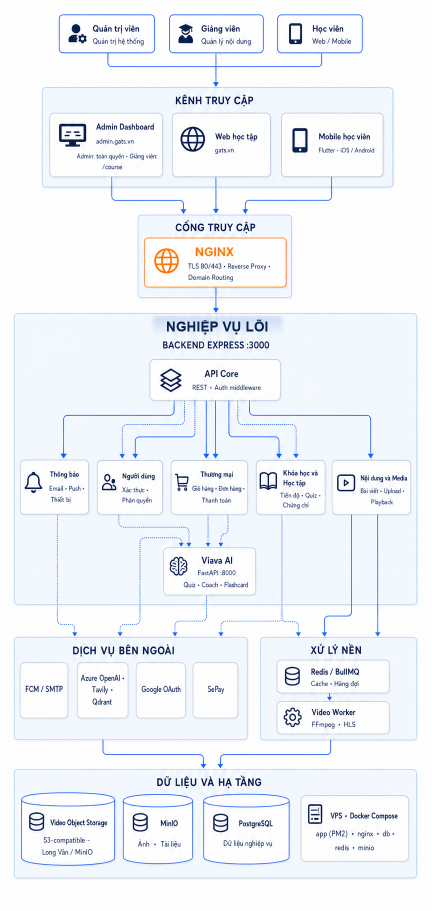
#> input picture docs/gats-architecture-bright-centered.png, 864 x 1821 px (shown at 1/2 size)
$ python fix_centered_architecture_heading.py
#> lines starting #> are read from the running program, lines starting #| are printed output that depends on the picture
from pathlib import Path

from PIL import Image, ImageDraw, ImageFilter, ImageFont


ROOT = Path(__file__).resolve().parents[1]
IMAGE_PATH = ROOT / "docs" / "gats-architecture-bright-centered.png"
FONT_PATH = Path(r"C:\Windows\Fonts\arialbd.ttf")


def main() -> None:
    image = Image.open(IMAGE_PATH).convert("RGB")
#> image is the input picture: PIL image 864x1821 RGB; mean R, G, B 239.9, 243.2, 248.5

    # Remove only the generated heading, rebuilding its pale-blue background
    # from pixels immediately above and below the text.
    left, top, right, bottom = 300, 631, 570, 674
    source = image.load()
    patch = Image.new("RGB", (right - left + 1, bottom - top + 1))
#> patch: PIL image 271x44 RGB; every value is 0
    pixels = patch.load()
    for py in range(patch.height):
        v = py / max(1, patch.height - 1)
        for px in range(patch.width):
            x = left + px
            upper = source[x, top - 5]
            lower = source[x, bottom + 5]
            pixels[px, py] = tuple(
                round(upper[channel] * (1 - v) + lower[channel] * v)
                for channel in range(3)
            )

    mask = Image.new("L", patch.size, 0)
#> mask: PIL image 271x44 L; every value is 0
    mask_draw = ImageDraw.Draw(mask)
    mask_draw.rounded_rectangle((5, 2, patch.width - 6, patch.height - 3), radius=8, fill=255)
    mask = mask.filter(ImageFilter.GaussianBlur(4))
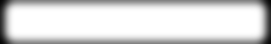
#> mask: PIL image 271x44 L; min 5, max 255, mean 217.4
    image.paste(patch, (left, top), mask)
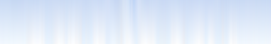
#> patch: PIL image 271x44 RGB; mean R, G, B 222.4, 232.8, 248.2

    draw = ImageDraw.Draw(image)
    font = ImageFont.truetype(str(FONT_PATH), 27)
    draw.text(
        ((left + right) / 2, 653),
        "NGHI\u1ec6P V\u1ee4 L\u00d5I",
        font=font,
        fill=(10, 35, 78),
        anchor="mm",
    )
    image.save(IMAGE_PATH, "PNG", optimize=True)
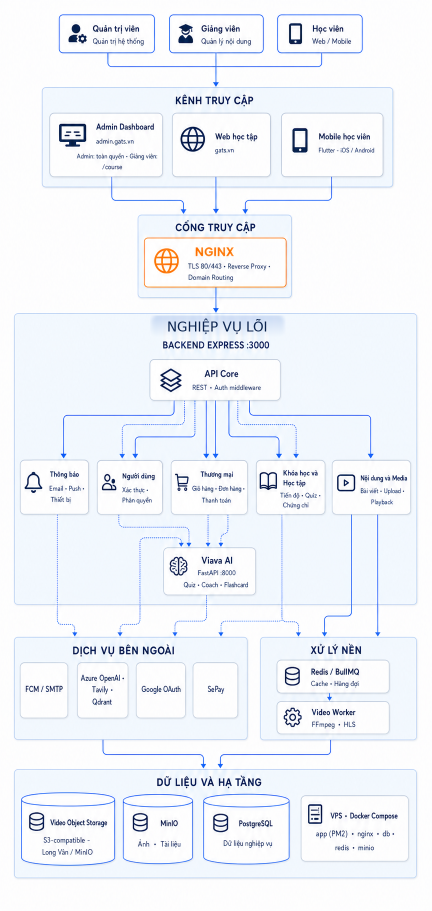
#> saved as gats-architecture-bright-centered.png: PIL image 864x1821 RGB (shown at 1/2 size); mean R, G, B 240, 243.2, 248.6
    print(f"Updated: {IMAGE_PATH}")


if __name__ == "__main__":
    main()
